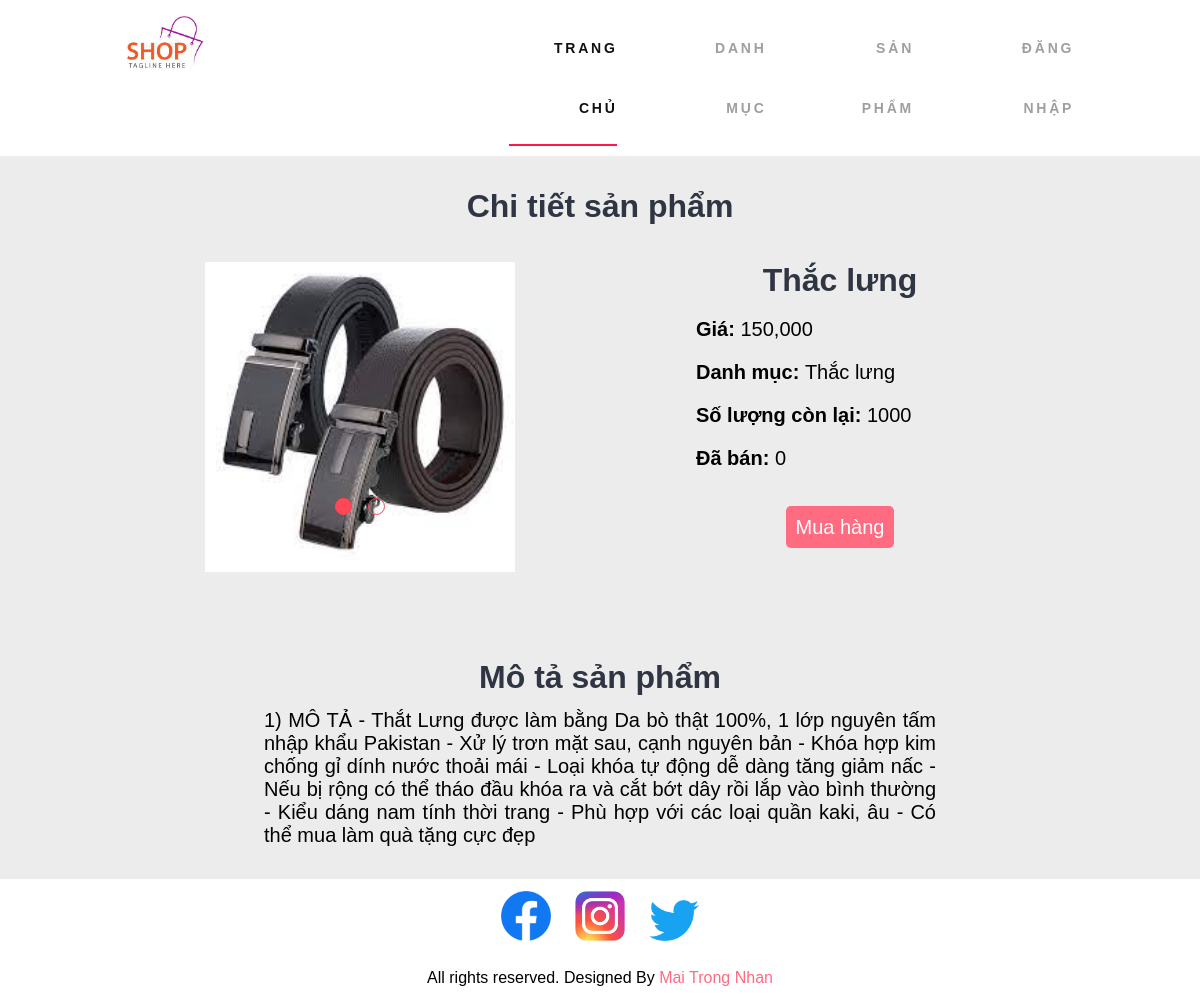
/Customer/product-details.php?id=21, run on the app's committed database.
### tables this page shows
CREATE TABLE `HinhHangHoa` (
  `MaHinh` int(5) NOT NULL,
  `TenHinh` varchar(200) DEFAULT NULL,
  `MSHH` int(5) DEFAULT NULL
);

CREATE TABLE `HangHoa` (
  `MSHH` int(5) NOT NULL,
  `TenHH` varchar(100) DEFAULT NULL,
  `QuyCach` varchar(2000) DEFAULT NULL,
  `Gia` int(20) DEFAULT NULL,
  `SoLuongHang` int(10) DEFAULT NULL,
  `MaLoaiHang` int(5) DEFAULT NULL
);

CREATE TABLE `LoaiHangHoa` (
  `MaLoaiHang` int(5) NOT NULL,
  `TenLoaiHang` varchar(100) DEFAULT NULL,
  `HinhAnh` varchar(50) DEFAULT NULL
);

### Config/connect.php (called while the page is built, shortened)
<?php
function executeSQLResult ($conn, $sql) {
    $result = mysqli_query($conn, $sql);
    $data = array();
    while ($row = mysqli_fetch_array($result)) {
        $data[] = $row;
    }
    return $data;
}
?>

### Customer/product-details.php (the view, shortened to what this page needs)
<?php
include('./layouts/header.php');
if (isset($_GET['id'])) {
    $id = $_GET['id'];
} else {
    $_SESSION['error'] = 'Không lấy được dữ liệu hàng hoá';
    header('Location: ' . URL . 'Customer/index.php');
}
?>
<section class="main">
    <div class="container">
        <h2 class="text-center">Chi tiết sản phẩm</h2>
        <br>
        <?php
        $conn = connectToDatabase();
        $sql = "SELECT * FROM HangHoa, LoaiHangHoa WHERE HangHoa.MaLoaiHang = LoaiHangHoa.MaLoaiHang
                                                            AND MSHH = $id";
        $result_product = executeSQLResult($conn, $sql);
        $name = $result_product[0]['TenHH'];
        $description = $result_product[0]['QuyCach'];
        $price = $result_product[0]['Gia'];
        $price = strval($price);
        $index = strlen($price) - 3;
        while ($index > 0) {
            $price = substr($price, 0, $index).",".substr($price,$index);
             $index = $index - 3;
        }
        $Quatity = $result_product[0]['SoLuongHang'];
        $category = $result_product[0]['TenLoaiHang'];
        ?>
        <div class="img-details" id="img-review">
            <?php
            $sql = "SELECT * FROM HinhHangHoa WHERE MSHH = $id";
            $result_image = executeSQLResult($conn, $sql);
            ?>
            <div class="slider-content">
                <div id='slider-img-review'>
                    <?php
                    for ($i = 0; $i < count($result_image); $i++) {
                        $pathImage = URL . 'images/products/' . $result_image[$i]['TenHinh'];
                        if ($i == 0) {
                    ?>
                            <img class="my-slides" id="img-<?php echo $i + 1; ?>" src="<?php echo $pathImage; ?>">
                        <?php
                            continue;
                        }
                        ?>
                    <?php
                    }
                    ?>
                </div>
                <div class="slider-control" id="list-btn-slides">
                    <?php
                    for ($i = 0; $i < count($result_image); $i++) {
                        if ($i == 0) {
                    ?>
                            <span class="btn-slider-small forcus" id="btn-<?php echo $i + 1; ?>"></span>
                        <?php
                            continue;
                        }
                        ?>
                        <span class="btn-slider-small" id="btn-<?php echo $i + 1; ?>"></span>
                    <?php
                    }
                    ?>
                </div>
            </div>
        </div>
        <div class="info-product-details">
            <h2 class="text-center"><?php echo $name; ?></h2>
            <p><b>Giá: </b><?php echo $price; ?></p>
            <p><b>Danh mục: </b><?php echo $category; ?></p>
            <p><b>Số lượng còn lại: </b><?php echo $Quatity; ?></p>
            <?php
            $sql = "SELECT COUNT(SoDonDH) AS DaBan FROM ChiTietDatHang WHERE MSHH = $id";
            $result_amount_order = executeSQLResult($conn, $sql);
            $amount_order = $result_amount_order[0]['DaBan'];
            ?>
            <p><b>Đã bán: </b><?php echo $amount_order; ?></p>
            <br>
            <br>
            <div class="text-center">
                <a class="btn btn-primary" href="<?php echo URL . 'customer/order.php?id=' . $id; ?>">Mua hàng</a>
            </div>
        </div>
        <br><br><br>
        <div class="info-product-description">
            <h2 class="text-center">Mô tả sản phẩm</h2>
            <p>
                <?php echo $description; ?>
            </p>
        </div>
    </div>
</section>
<?php
include('./layouts/footer.php');
?>

### Customer/css/style.css (style rules this page uses)
* { margin: 0 0; padding: 0 0; font-family: Arial, Helvetica, sans-serif; }
.container { width: 80%; margin: 0 auto; padding: 1%; }
.text-center { text-align: center; }
a { text-decoration: none; }
.btn { padding: 1%; border: none; font-size: 1rem; border-radius: 5px; }
.btn-primary { background-color: #ff6b81; color: white; cursor: pointer; }
h2 { color: #2f3542; font-size: 2rem; margin-bottom: 2%; }
.main { width: 100%; margin: 0; padding: 20px 0 20px 0; background-color: #ececec; }
.img-details { float: left; width: 50%; border-radius: 10px; overflow: hidden; }
.info-product-details { float: left; width: 50%; }
.info-product-details p { font-size: 20px; padding: 10px; padding-left: 20%; }
.info-product-details .btn { font-size: 20px; padding: 10px; }
.slider-content { overflow: hidden; width: 100%; position: relative; border-radius: 10px; }
#slider-img-review { width: 100%; }
.my-slides { display: block; height: 310px; transition: 0.3s all; margin: 0 auto; }
.slider-control { position: relative; bottom: 80px; text-align: center; }
.btn-slider-small { width: 15px; height: 15px; border-radius: 15px; border: 1px solid #ff4758; display: inline-block; margin: 6px; cursor: pointer; transition: 0.2s all; }
.forcus { background-color: #ff4758; }
.info-product-description { width: 70%; margin: 0 auto; }
.info-product-description p { font-size: 20px; text-align: justify; }

### data on the page
hinhhanghoa: TenHinh (picture)
hanghoa: TenHH "Thắc lưng", Gia "150,000", MaLoaiHang.TenLoaiHang "Thắc lưng", SoLuongHang "1000", QuyCach "1) MÔ TẢ - Thắt Lưng được làm bằng Da bò thật 100%, 1 lớp nguyên tấm nhập khẩu Pakistan - Xử lý trơn mặt sau, cạnh nguyên bản - Khóa hợp kim chống gỉ dính nước thoải mái - Loại khóa tự động dễ dàng tăng giảm nấc - Nếu bị rộng có thể tháo đầu khóa ra và cắt bớt dây rồi lắp vào bình thường - Kiểu dáng nam tính thời trang - Phù hợp với các loại quần kaki, âu - Có thể mua làm quà tặng cực đẹp"

### other printed values
$amount_order "0"
